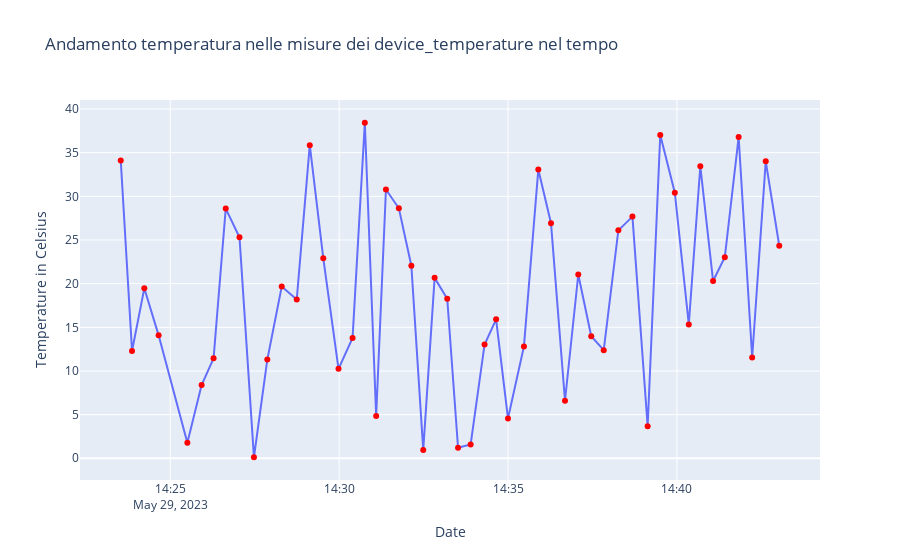

Notebook code for this chart:
### Markdown cell above
# Temperatures recorded in Time in Presence devices

### Code cell
presto_cur.execute("select measures.tz,measures.v from general INNER JOIN measures on general.uuid=measures.uuid WHERE general.type='presence' AND measures.k='device_temperature'")
records=presto_cur.fetchall()
df2 = DataFrame(records)
df2.columns = ['tz', 'v']
df2 = df2.T.groupby(level=0).first().T
df2['tz'] = pd.to_datetime(df1['tz'])
fig = px.line(df1, x="tz", y="v")
fig2 = px.scatter(df1, x="tz", y="v", color_discrete_sequence=['red'])
fig3 = go.Figure(data=fig.data + fig2.data)
fig3.update_layout(xaxis_title="Date", 
                   yaxis_title="Temperature in Celsius",
                   title='Andamento temperatura nelle misure dei device_temperature nel tempo'
                  )
fig3.show()
